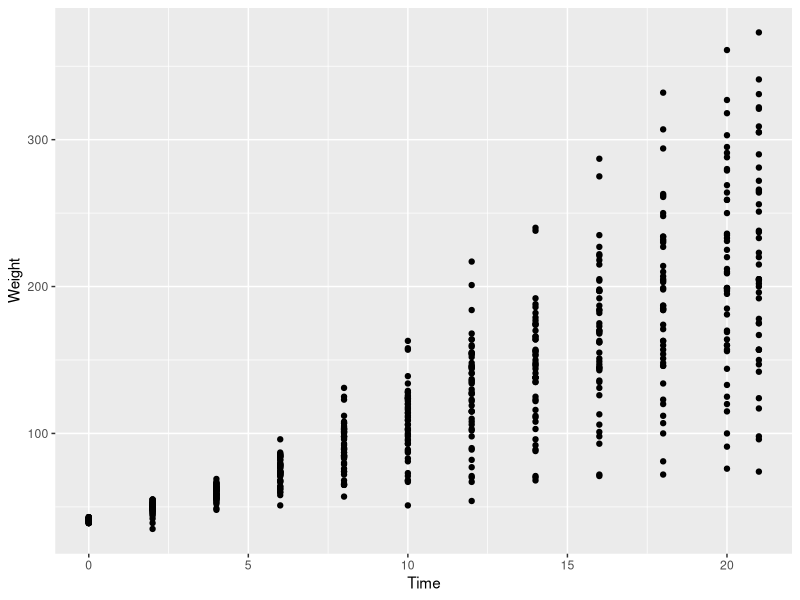
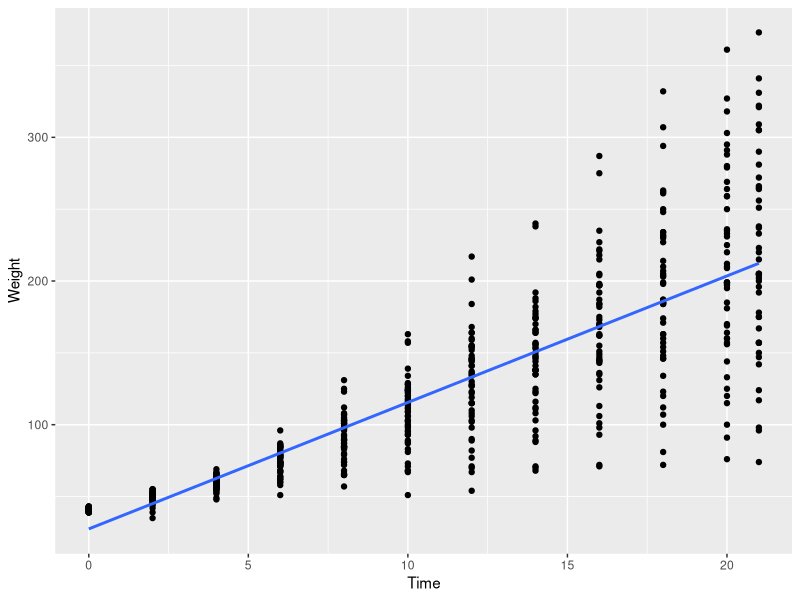

Write the R code that produced these figures, in order.
## ---- chunk 1
date <- c(9,10,11,12,13,14,15)
weather <- c("sunny","hot","hot","rain","cloudy","cool","hail")
temp <- c(73,100,105,65,50,65,40)
## ---- chunk 2
unique(weather)
## ---- chunk 3
weather_in_noho <- data.frame(date, weather,temp)
weather_in_noho
## ---- chunk 4
# View "date" from data frame
weather_in_noho$date

# Calculate mean
mean(weather_in_noho$date)

# Table
table(weather_in_noho$weather, weather_in_noho$temp)
## ---- chunk 5
library(tidyverse)

glimpse(weather_in_noho)
## ---- chunk 6
# First few rows
head(weather_in_noho)

# Last few rows
tail(weather_in_noho)

# Number of rows
nrow(weather_in_noho)

# Number of columns
ncol(weather_in_noho)

# Column names
names(weather_in_noho)
## ---- chunk 7
# Change column names
new_names <- c("DATE", "WEATHER", "TEMP")
names(weather_in_noho) <- new_names
names(weather_in_noho)
## ---- chunk 8
ChickWeight
## ---- chunk 9
# Change title to make it tidy
new_title <- c("Weight","Time","Chick","Diet")
names(ChickWeight) <- new_title
ChickWeight
## ---- chunk 10
# Change title without manually changing each one of them
names(ChickWeight)[1] <- "Weight"
ChickWeight
## ---- chunk 11
# Get Metadata
?ChickWeight
## ---- chunk 12
glimpse(ChickWeight)
## ---- chunk 13
# Scatter Plot
ggplot(ChickWeight, aes(x=Time, y=Weight)) +
  geom_point()
## ---- chunk 14
# Linear Regression (lm) where se is off (error distortion is off)
ggplot(ChickWeight, aes(x=Time, y=Weight)) +
  geom_point() +
  geom_smooth(method = "lm", se=FALSE)
